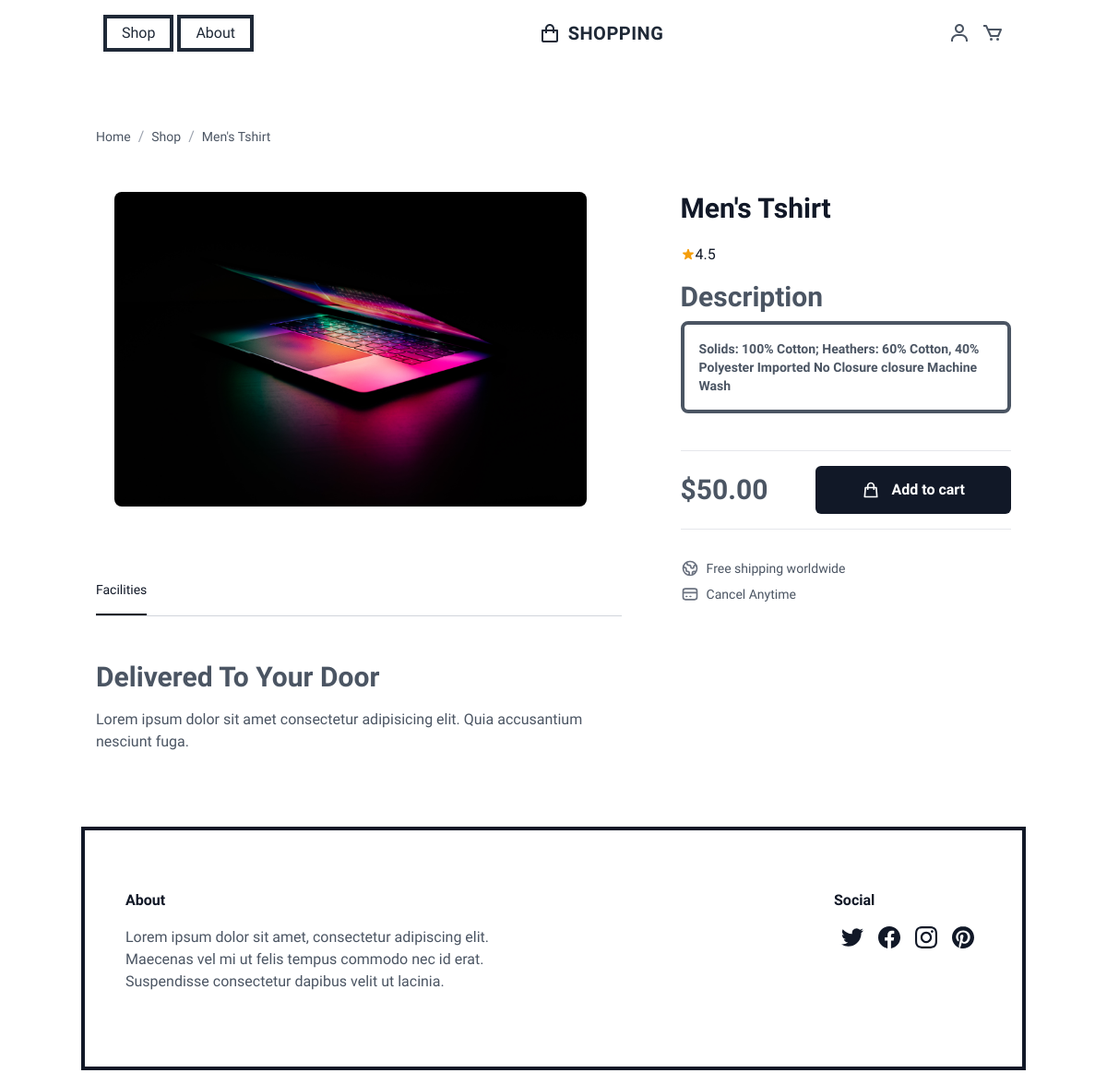
Screenshot of /shop/products/buy-mens-tshirt with the database file from the repository.
### store/models.py (models this page shows, shortened)
class Product(models.Model):
    product_id = models.OneToOneField(Product_Id, on_delete=models.CASCADE, related_name="product")
    category_name = models.ForeignKey(Category, on_delete=models.CASCADE, related_name="category_name")
    product_name = models.CharField(max_length=50)
    product_image = models.ImageField(upload_to="web_images/store", default="web_images/store/imagenotfound.png")
    product_description = models.TextField(max_length=100, default="Description not available")
    product_rating = models.FloatField(max_length=10)
    product_price = models.FloatField(max_length=10)
    product_discount = models.IntegerField(default=0)
    slug = models.SlugField(unique=True, null=True)

### store/views.py (the view)
# urls.py: path("shop/products/<slug>", ProductDetailView.as_view(), name="product_detail"),
class ProductDetailView(DetailView):
    model = Product
    template_name = "description.html"

### templates/description.html (shortened to what this page needs)
{%extends 'base.html'%}
{%load static%}
{%block content%}
<section class="py-12 sm:py-16">
    <div class="container mx-auto px-4">
        <nav class="flex">
            <ol role="list" class="flex items-center">
                <li class="text-left">
                    <div class="-m-1">
                        <a href="/"
                            class="rounded-md p-1 text-sm font-medium text-gray-600 focus:text-gray-900 focus:shadow hover:text-gray-800">
                            Home </a>
                    </div>
                </li>
                <li class="text-left">
                    <div class="flex items-center">
                        <span class="mx-2 text-gray-400">/</span>
                        <div class="-m-1">
                            <a href="/shop/"
                                class="rounded-md p-1 text-sm font-medium text-gray-600 focus:text-gray-900 focus:shadow hover:text-gray-800">
                                Shop</a>
                        </div>
                    </div>
                </li>
                <li class="text-left">
                    <div class="flex items-center">
                        <span class="mx-2 text-gray-400">/</span>
                        <div class="-m-1">
                            <a href="/product title"
                                class="rounded-md p-1 text-sm font-medium text-gray-600 focus:text-gray-900 focus:shadow hover:text-gray-800"
                                aria-current="page"> {{object.product_name}} </a>
                        </div>
                    </div>
                </li>
            </ol>
        </nav>
        <div class="lg:col-gap-12 xl:col-gap-16 mt-8 grid grid-cols-1 gap-12 lg:mt-12 lg:grid-cols-5 lg:gap-16">
            <div class="lg:col-span-3 lg:row-end-1">
                <div class="lg:flex lg:items-start">
                    <div class="lg:order-2 lg:ml-5">
                        <div class="w-full max-w-lg overflow-hidden rounded-lg relative">
                            <img id="myimage"
                                class="h-full  hover:scale-125 transition-all duration-200 hover:scale-125 w-full max-w-full object-scale-up"
                                src="/media/{{object.product_image}}" alt="" />
                        </div>
                    </div>
                </div>
            </div>
            <div class="lg:col-span-2 lg:row-span-2 lg:row-end-2">
                <h1 class="sm: text-2xl font-bold text-gray-900 sm:text-3xl">{{object.product_name}}</h1>
                <div class="mt-5 flex items-center">
                    <div class="flex items-center">
                        <span class="text-gray-900">{{object.product_rating}}</span>
                    </div>
                </div>
                <div class="description my-4 flex gap-2 flex-col items-start justify-start">
                    <h1 class="text-3xl font-bold">Description</h1>
                    <p class="text-sm font-semibold p-4 border-4 border-gray-600 rounded-lg">
                        {{object.product_description}}</p>
                </div>
                <div
                    class="mt-10 flex flex-col items-center justify-between space-y-4 border-t border-b py-4 sm:flex-row sm:space-y-0">
                    <div class="flex items-end">
                        <h1 class="text-3xl font-bold">${{object.product_price|floatformat:2}}</h1>
                    </div>
                    <button data-product="{{object.id}}" data-action="add"
                        class="update-cart inline-flex items-center justify-center rounded-md border-2 border-transparent bg-gray-900 bg-none px-12 py-3 text-center text-base font-bold text-white transition-all duration-200 ease-in-out focus:shadow hover:bg-gray-800">
                        <svg xmlns="http://www.w3.org/2000/svg" class="shrink-0 mr-3 h-5 w-5" fill="none"
                            viewBox="0 0 24 24" stroke="currentColor" stroke-width="2">
                            <path stroke-linecap="round" stroke-linejoin="round"
                                d="M16 11V7a4 4 0 00-8 0v4M5 9h14l1 12H4L5 9z" />
                        </svg>
                        Add to cart
                    </button>
                </div>
                <ul class="mt-8 space-y-2">
                    <li class="flex items-center text-left text-sm font-medium text-gray-600">
                        Free shipping worldwide
                    </li>
                    <li class="flex items-center text-left text-sm font-medium text-gray-600">
                        Cancel Anytime
                    </li>
                </ul>
            </div>
            <div class="lg:col-span-3">
                <div class="border-b border-gray-300">
                    <nav class="flex gap-4">
                        <a href="#" title=""
                            class="border-b-2 border-gray-900 py-4 text-sm font-medium text-gray-900 hover:border-gray-400 hover:text-gray-800">
                            Facilities </a>
                    </nav>
                </div>
                <div class="mt-8 flow-root sm:mt-12">
                    <h1 class="text-3xl font-bold">Delivered To Your Door</h1>
                    <p class="mt-4">Lorem ipsum dolor sit amet consectetur adipisicing elit. Quia accusantium nesciunt
                        fuga.</p>
                </div>
            </div>
        </div>
    </div>
</section>
{%endblock%}

### templates/base.html (style rules this page uses)
.work-sans { font-family: 'Work Sans', sans-serif; }

### rows the page displays
Product: product_name "Men's Tshirt", product_image (picture), product_rating "4.5", product_description "Solids: 100% Cotton; Heathers: 60% Cotton, 40% Polyester Imported No Closure closure Machine Wash", product_price "50.00"
